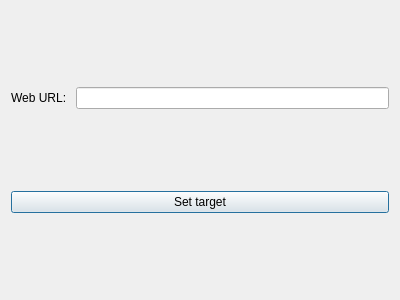
<?xml version="1.0" encoding="UTF-8"?>
<ui version="4.0">
 <class>TargetDialog</class>
 <widget class="QDialog" name="TargetDialog">
  <property name="geometry">
   <rect>
    <x>0</x>
    <y>0</y>
    <width>400</width>
    <height>300</height>
   </rect>
  </property>
  <property name="windowTitle">
   <string>Dialog</string>
  </property>
  <layout class="QVBoxLayout" name="verticalLayout">
   <item>
    <layout class="QHBoxLayout" name="setTargetLayout">
     <item>
      <widget class="QLabel" name="setTargetLabel">
       <property name="text">
        <string>Web URL: </string>
       </property>
      </widget>
     </item>
     <item>
      <widget class="QLineEdit" name="setTargetLineEdit"/>
     </item>
    </layout>
   </item>
   <item>
    <widget class="QPushButton" name="setTargetButton">
     <property name="text">
      <string>Set target</string>
     </property>
    </widget>
   </item>
  </layout>
 </widget>
 <resources/>
 <connections/>
</ui>
